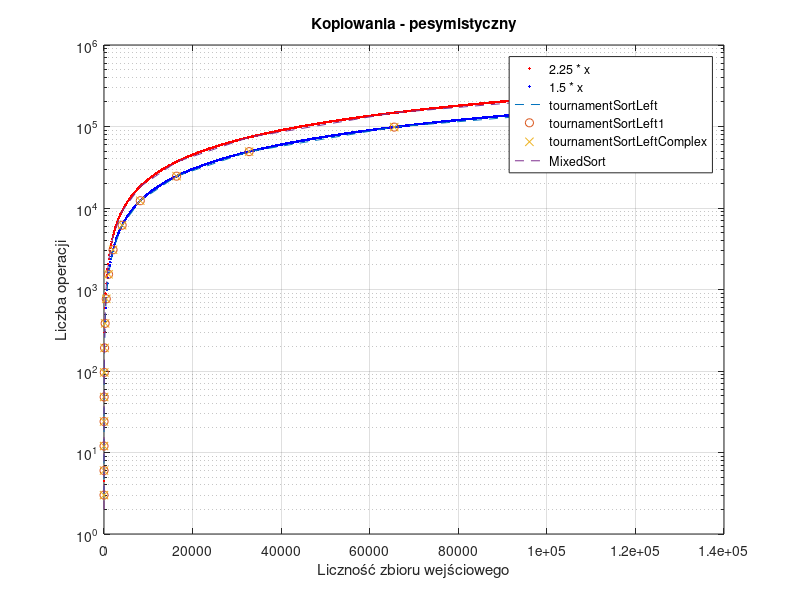
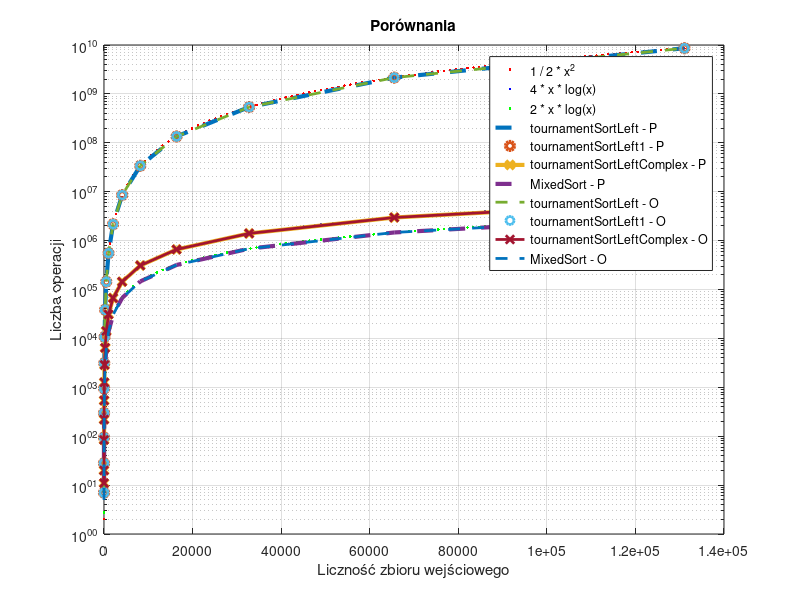
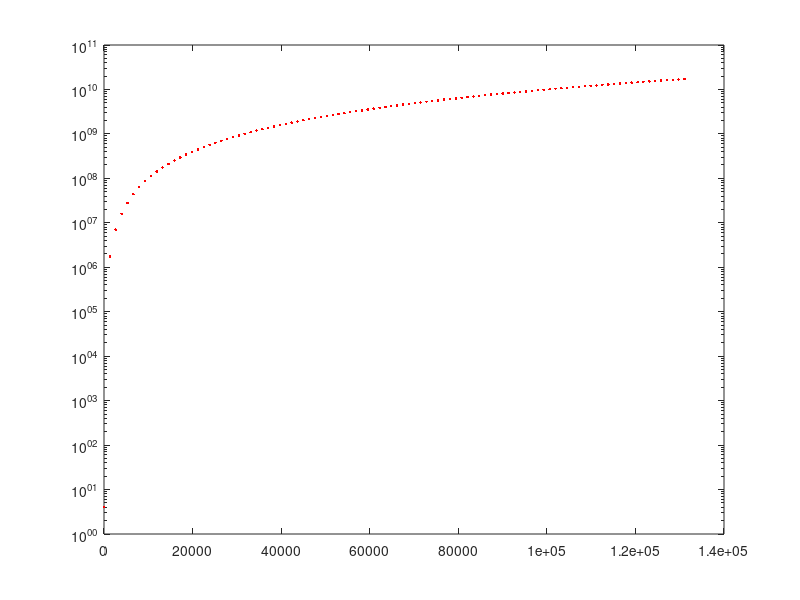

Reproduce these figures in MATLAB, in order. (Note: this script raises an error after producing the figures.)
%% Złożoności obliczeniowe algorytmów
%tournamentSortLeft_optymistyczny
Licznosc = [2 4 8 16 32 64 128 256 512 1024 2048 4096 8192 16384 32768 65536 131072]

kopiowaniaTSLO = [0]
porownaniaTSLO = [7 28 94 298 946 3106 10690 38530 144130 553474 2161666 8529922 33861634 134881282 538296322 2150531074 8596422658]
dodawaniaTSLO = [5 26 102 370 1330 4866 18242 69890 272130 1071106 4244482 16887810 67350530 268959746 1074872322 4297392130 17185046530]
mnozeniaTSLO = [0]
dzieleniaTSLO = [1 5 17 49 129 321 769 1793 4097 9217 20481 45057 98305 212993 458753 983041 2097153]
tTSLO = [2e-06 3e-06 3e-06 7e-06 2.1e-05 8e-05 0.000283 0.00097 0.003586 0.014627 0.055418 0.230779 0.868582 3.40474 13.4906 54.2183 219.093]
 


%tournamentSortLeft_Pesymistyczny
kopiowaniaTSLP = [3 6 12 24 48 96 192 384 768 1536 3072 6144 12288 24576 49152 98304 196608 ]
porownaniaTSLP = [7 28 94 298 946 3106 10690 38530 144130 553474 2161666 8529922 33861634 134881282 538296322 2150531074 8596422658]
dodawaniaTSLP = [5 26 102 370 1330 4866 18242 69890 272130 1071106 4244482 16887810 67350530 268959746 1074872322 4297392130 17185046530]
mnozeniaTSLP = [0]
dzieleniaTSLP = [1 5 17 49 129 321 769 1793 4097 9217 20481 45057 98305 212993 458753 983041 2097153]
tTSLOP = [2e-06 3e-06 4e-06 1.3e-05 2.4e-05 9.1e-05 0.000274 0.000962 0.003629 0.015469 0.057118 0.225853 0.876214 3.54887 14.6112 56.2542 220.191]

% tournamentSortLeft_1_optymistyczny
kopiowaniaTSL1O = [0]
porownaniaTSL1O = [7 28 94 298 946 3106 10690 38530 144130 553474 2161666 8529922 33861634 134881282 538296322 2150531074 8596422658]
dodawaniaTSL1O = [6 29 109 385 1361 4929 18369 70145 272641 1072129 4246529 16891905 67358721 268976129 1074905089 4297457665 17185177601]
mnozeniaTSL1O = [0]
dzieleniaTSL1O = [1 5 17 49 129 321 769 1793 4097 9217 20481 45057 98305 212993 458753 983041 2097153]
tTSLO1O = [2e-06 3e-06 4e-06 7e-06 2.2e-05 7e-05 0.000245 0.000934 0.003889 0.015258 0.058364 0.229678 0.86708 3.4377 14.0241 58.1365 221.378]


% tournamentSortLeft_1_pesymistyczny
kopiowaniaTSL1P = [3 6 12 24 48 96 192 384 768 1536 3072 6144 12288 24576 49152 98304 196608]
porownaniaTSL1P = [7 28 94 298 946 3106 10690 38530 144130 553474 2161666 8529922 33861634 134881282 538296322 2150531074 8596422658]
dodawaniaTSL1P = [6 29 109 385 1361 4929 18369 70145 272641 1072129 4246529 16891905 67358721 268976129 1074905089 4297457665 17185177601]
mnozeniaTSL1P = [0]
dzieleniaTSL1P = [1 5 17 49 129 321 769 1793 4097 9217 20481 45057 98305 212993 458753 983041 2097153]
tTSLO1P = [3e-06 3e-06 4e-06 7e-06 2.2e-05 7.1e-05 0.000269 0.000949 0.003691 0.015388 0.056784 0.224815 0.867045 3.35103 13.4012 53.8284 215.296]


% tournamentSortLeft_Complex_optymistyczny
kopiowaniaTSLCO = [0]
porownaniaTSLCO = [11 20 84 220 538 1260 2870 6416 14154 30916 67006 144312 309170 659372 1400742 2965408 6258586]
dodawaniaTSLCO = [17 27 113 305 767 1849 4331 9933 22415 49937 110099 240661 522263 1126425 2416667 5160989 10977311]
mnozeniaTSLCO = [0]
dzieleniaTSLCO = [2 4 18 44 100 216 452 928 1884 3800 7636 15312 30668 61384 122820 245696 491452]
tTSLOCO = [3e-06 3e-06 6e-06 7e-06 3.3e-05 4.7e-05 0.000131 0.000182 0.000347 0.000729 0.001571 0.003458 0.007394 0.015843 0.034611 0.071396 0.151422]


% tournamentSortLeft_Complex_pesymistyczny
kopiowaniaTSLCP = [3 6 12 24 48 96 192 384 768 1536 3072 6144 12288 24576 49152 98304 196608]
porownaniaTSLCP = [11 20 84 220 538 1260 2870 6416 14154 30916 67006 144312 309170 659372 1400742 2965408 6258586]
dodawaniaTSLCP = [17 27 113 305 767 1849 4331 9933 22415 49937 110099 240661 522263 1126425 2416667 5160989 10977311]
mnozeniaTSLCP = [0]
dzieleniaTSLCP = [2 4 18 44 100 216 452 928 1884 3800 7636 15312 30668 61384 122820 245696 491452]
tTSLOCP = [3e-06 2e-06 3e-06 7e-06 1.4e-05 3e-05 6.6e-05 0.00017 0.000329 0.000715 0.001588 0.003543 0.007719 0.016176 0.034013 0.072556 0.15457]


% MixedSort_optymistyczny
kopiowaniaMSO = [0 0 0 12 12 24 60 144 324 696 1452 2976 6036 12168 24444 49008 98148] 
porownaniaMSO = [5 11 23 86 206 492 1158 2680 6106 13724 30494 67104 146466 317476 684070 1466408 3129386]
dodawaniaMSO = [5 11 23 118 320 816 1996 4736 10980 25000 56108 124464 273460 596024 1290300 2777152 5947460]
mnozeniaMSO = [0]
dzieleniaMSO = [0 0 0 1 3 7 15 31 63 127 255 511 1023 2047 4095 8191 16383]
tMSO = [2e-06 2e-06 2e-06 6e-06 9e-06 1.8e-05 5.6e-05 0.0001 0.000243 0.000451 0.001075 0.002131 0.004668 0.010508 0.023622 0.047824 0.104631]


% MixedSort_pesymistyczny
kopiowaniaMSP = [2 9 35 36 60 120 252 528 1092 2232 4524 9120 18324 36744 73596 147312 294756]
porownaniaMSP = [8 26 86 86 206 492 1158 2680 6106 13724 30494 67104 146466 317476 684070 1466408 3129386]
dodawaniaMSP = [8 29 107 118 320 816 1996 4736 10980 25000 56108 124464 273460 596024 1290300 2777152 5947460]
mnozeniaMSP = [0]
dzieleniaMSP = [0 0 0 1 3 7 15 31 63 127 255 511 1023 2047 4095 8191 16383]
tMSP = [2e-06 3e-06 5e-06 6e-06 9e-06 1.9e-05 4.2e-05 0.000106 0.000211 0.000446 0.000988 0.002684 0.004869 0.01145 0.022895 0.048192 0.115176]



%% KOPIOWANIA - Pesymistyczny
clf(figure(1))
figure(1)
N = 1000;
x = linspace(Licznosc(1),Licznosc(end),N);
y1 = 2.25*x;
y2 = 1.5*x;
semilogy(x,y1,'r.')
hold on
semilogy(x,y2,'b.')
hold on
semilogy(Licznosc,kopiowaniaTSLP,'--')
hold on
semilogy(Licznosc,kopiowaniaTSL1P,'o')
hold on
semilogy(Licznosc,kopiowaniaTSLCP,'x')
hold on
semilogy(Licznosc,kopiowaniaMSP,'--')

xlabel('Liczność zbioru wejściowego')
ylabel('Liczba operacji')
title('Kopiowania - pesymistyczny')
legend('2.25 * x','1.5 * x','tournamentSortLeft','tournamentSortLeft1','tournamentSortLeftComplex','MixedSort')

grid on

%% Porównania - Optymistyczny i pesymistyczny

clf(figure(2))
figure(2)
N = 100;
x = linspace(Licznosc(1),Licznosc(end),N);
y1 = 1./2.*x.^2;
y2 = 4.*x.*log(x);
y3 = 2.*x.*log(x)
semilogy(x,y1,'r.')
hold on
semilogy(x,y2,'b.')
hold on
semilogy(x,y3,'g.')
hold on
semilogy(Licznosc,porownaniaTSLP,'--','LineWidth',3)
hold on
semilogy(Licznosc,porownaniaTSL1P,'o','LineWidth',3)
hold on
semilogy(Licznosc,porownaniaTSLCP,'-x','LineWidth',3)
hold on
semilogy(Licznosc,porownaniaMSP,'--','LineWidth',3)

hold on
semilogy(Licznosc,porownaniaTSLO,'--','LineWidth',2)
hold on
semilogy(Licznosc,porownaniaTSL1O,'o','LineWidth',2)
hold on
semilogy(Licznosc,porownaniaTSLCO,'-x','LineWidth',2)
hold on
semilogy(Licznosc,porownaniaMSO,'--','LineWidth',2)


xlabel('Liczność zbioru wejściowego')
ylabel('Liczba operacji')
title('Porównania')
legend('1 / 2 * x^2','4 * x * log(x)','2 * x * log(x)','tournamentSortLeft - P','tournamentSortLeft1 - P','tournamentSortLeftComplex - P','MixedSort - P','tournamentSortLeft - O','tournamentSortLeft1 - O','tournamentSortLeftComplex - O','MixedSort - O')

grid on

%% Dodawania - Optymistyczny i Pesymistyczny

clf(figure(3))
figure(3)
N = 100;
x = linspace(Licznosc(1),Licznosc(end),N);
y1 = x.^2;
y2 =  7.*x.*log(x);
y3 =  3.5.*x.*log(x);
semi1 = semilogy(x,y1,'r.')
semi1.Color(4) = 0.1;
hold on
semilogy(x,y2,'b.')
hold on
semilogy(x,y3,'g.')
hold on
semilogy(Licznosc,dodawaniaTSLP,'--')
hold on
semilogy(Licznosc,dodawaniaTSL1P,'o')
hold on
semilogy(Licznosc,dodawaniaTSLCP,'-x')
hold on
semilogy(Licznosc,dodawaniaMSP,'--')

hold on
semilogy(Licznosc,dodawaniaTSLO,'--')
hold on
semilogy(Licznosc,dodawaniaTSL1O,'o')
hold on
semilogy(Licznosc,dodawaniaTSLCO,'-x')
hold on
semilogy(Licznosc,dodawaniaMSO,'--')


xlabel('Liczność zbioru wejściowego')
ylabel('Liczba operacji')
title('Dodawania')
legend('x^2','7 * x * log(x)','3.5.*x.*log(x)','tournamentSortLeft - P','tournamentSortLeft1 - P','tournamentSortLeftComplex - P','MixedSort - P','tournamentSortLeft - O','tournamentSortLeft1 - O','tournamentSortLeftComplex - O','MixedSort - O')

grid on


%% Dzielenia - Optymistyczny i Pesymistyczny

clf(figure(4))
figure(4)
N = 100;
x = linspace(Licznosc(1),Licznosc(end),N);
y1 = 1./100.*x.*log(x.*4);
y2 =  1.3.*x.*log(x);
y3 =  1./4.*x.*log(x.*60);
semi1 = semilogy(x,y1,'r.')
semi1.Color(4) = 0.1;
hold on
semilogy(x,y2,'b.')
hold on
semilogy(x,y3,'g.')
hold on
semilogy(Licznosc,dzieleniaTSLP,'--')
hold on
semilogy(Licznosc,dzieleniaTSL1P,'o')
hold on
semilogy(Licznosc,dzieleniaTSLCP,'-x')
hold on
semilogy(Licznosc,dzieleniaMSP,'--')

hold on
semilogy(Licznosc,dzieleniaTSLO,'--')
hold on
semilogy(Licznosc,dzieleniaTSL1O,'o')
hold on
semilogy(Licznosc,dzieleniaTSLCO,'-x')
hold on
semilogy(Licznosc,dzieleniaMSO,'--')


xlabel('Liczność zbioru wejściowego')
ylabel('Liczba operacji')
title('Dzielenia')
legend('1 / 100 * x * log(x * 4) * x','1.3 * x * log(x)','1 / 4 * x * log(x * 60)','tournamentSortLeft - P','tournamentSortLeft1 - P','tournamentSortLeftComplex - P','MixedSort - P','tournamentSortLeft - O','tournamentSortLeft1 - O','tournamentSortLeftComplex - O','MixedSort - O')

grid on


%% Czas
clf(figure(5))
figure(5)
N = 10000;
x = linspace(Licznosc(1),Licznosc(end),N);
y1 = 1./10000000.*x.*log(x);
y2 =   1./15000000.*x.*log(x);
y3 =  1./820000000.*x.^2.*log(x);
semilogy(x,y1,'r-')
hold on
semilogy(x,y2,'b-')
hold on
semilogy(x,y3,'g-')
hold on
semilogy(Licznosc,tTSLOP,'-.')
hold on
semilogy(Licznosc,tTSLO1P,'o')
hold on
semilogy(Licznosc,tTSLOCP,'-x')
hold on
semilogy(Licznosc,tMSP,'--')

hold on
semilogy(Licznosc,tTSLO,'-.')
hold on
semilogy(Licznosc,tTSLO1O,'o')
hold on
semilogy(Licznosc,tTSLOCO,'-x')
hold on
semilogy(Licznosc,tMSO,'--')


xlabel('Liczność zbioru wejściowego [N]')
ylabel('Czas operacji [s]')
title('Czas wykonywania algorytmów')
legend('1 / 10000000 * x * log(x)','1 / 15000000 * x * log(x)','1 / 820000000 * x^2 * log(x)','tournamentSortLeft - P','tournamentSortLeft1 - P','tournamentSortLeftComplex - P','MixedSort - P','tournamentSortLeft - O','tournamentSortLeft1 - O','tournamentSortLeftComplex - O','MixedSort - O')

grid on